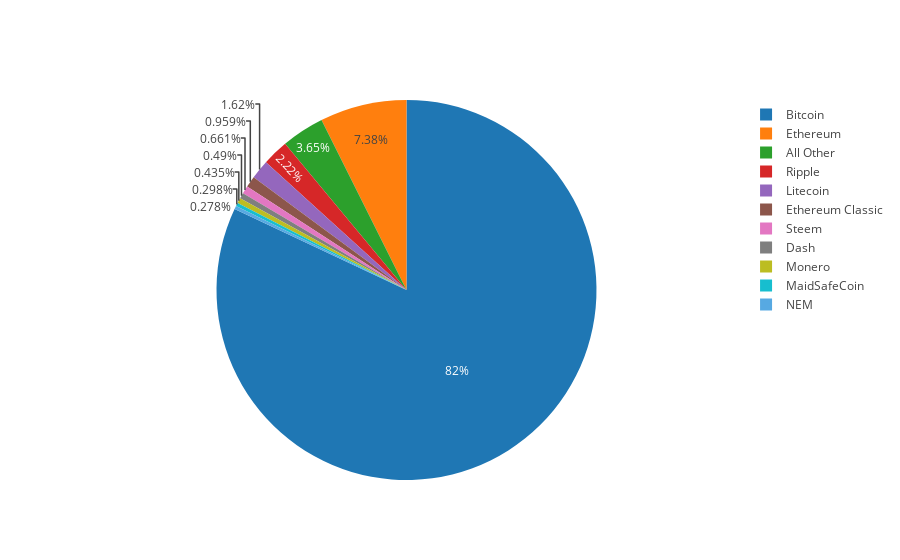

The code cell stored with this chart in its notebook:
### Code cell
# plot pie chart for market share of 2016
plot_pie_chart(market_2016)

### Figure 1 — Plotly figure (JSON) as saved in the notebook; plotly's stock layout.template omitted (floating-point values rounded to 4 significant figures)
{"data": [{"labels": ["Bitcoin", "Ethereum", "Ripple", "Litecoin", "Ethereum Classic", "Steem", "Dash", "Monero", "MaidSafeCoin", "NEM", "All Other"], "type": "pie", "uid": "67fd05f1-5554-4115-96b6-5e33c5f3877c", "values": [8.907, 0.802, 0.2413, 0.1765, 0.1041, 0.07181, 0.05317, 0.04724, 0.03239, 0.03023, 0.3965]}], "layout": {}}
